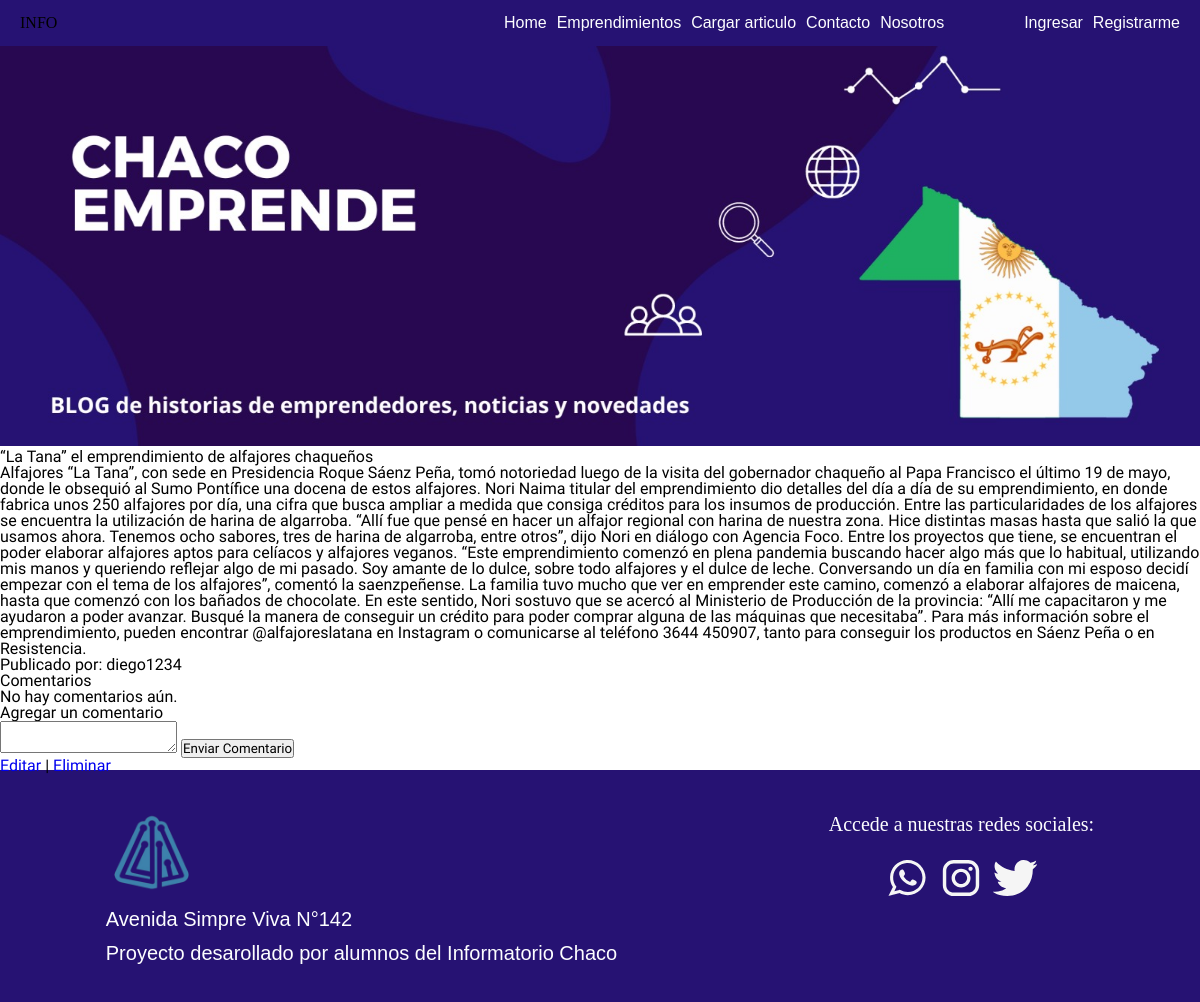
The page /emprendimientos/detalle/1/ on the database as committed earlier.
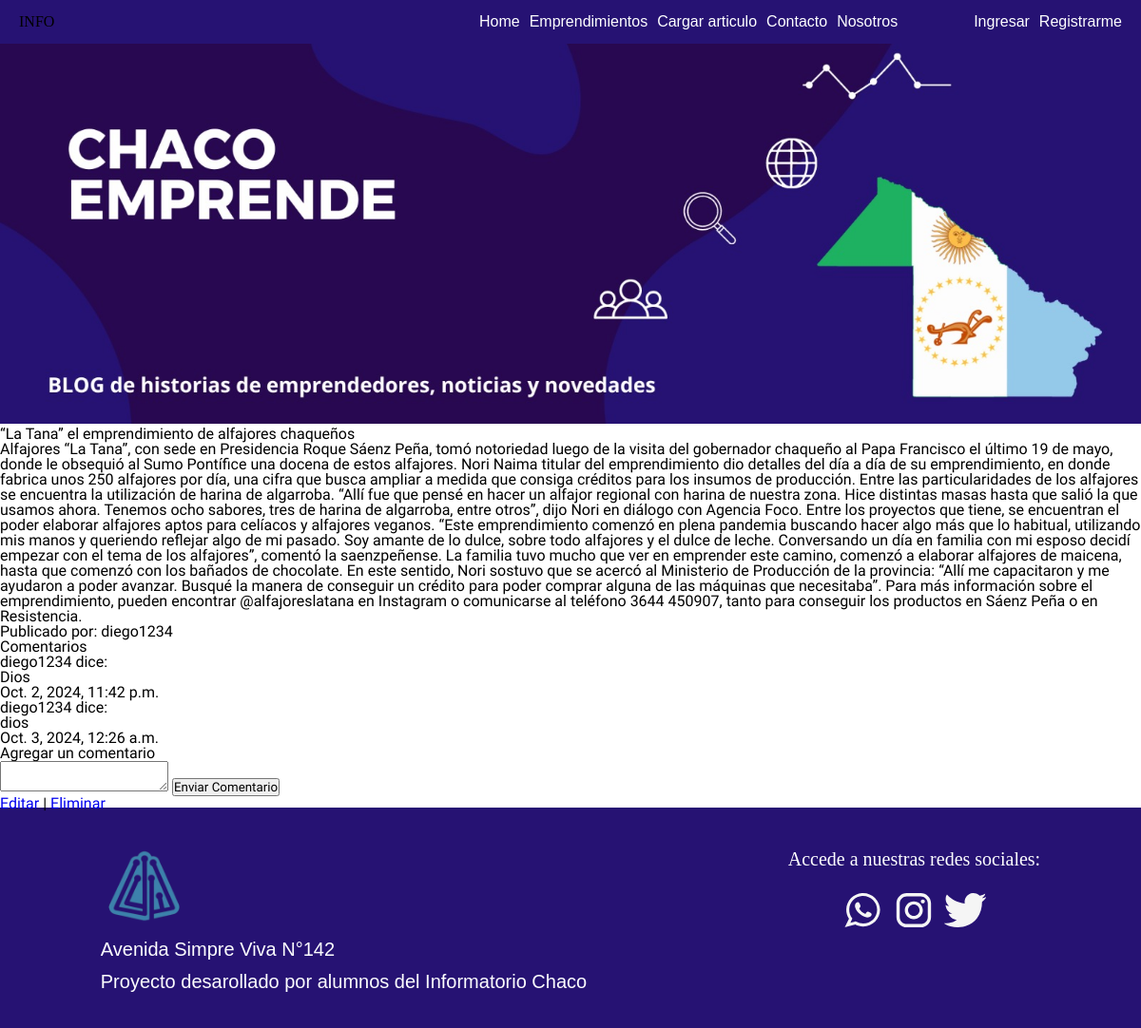
The same page on the database as committed later.
### apps/comentarios/models.py (models this page shows, shortened)
class Comentario(models.Model):
    articulo = models.ForeignKey(Articulo, related_name='comentarios', on_delete=models.CASCADE)
    autor = models.ForeignKey(User, on_delete=models.CASCADE)
    contenido = models.TextField()
    fecha = models.DateTimeField(auto_now_add=True)

### apps/emprendimientos/views.py (the view, shortened to what this page needs)
# urls.py: path('detalle/<int:pk>/', ArticuloDetailView.as_view(), name='detalle_articulo'),
class ArticuloDetailView(DetailView):
    model = Articulo
    template_name = 'emprendimientos/detalle_articulo.html'
    context_object_name = 'articulo'
    def get_context_data(self, **kwargs):
        context = super().get_context_data(**kwargs)
        context['comentarios'] = Comentario.objects.filter(articulo=self.object)
        return context

### templates/emprendimientos/detalle_articulo.html (shortened to what this page needs)
{% extends "base.html" %}
{% block contenido %}
<h1>{{ articulo.titulo }}</h1>
<p>{{ articulo.contenido }}</p>
<p>Publicado por: {{ articulo.autor }}</p>
<h2>Comentarios</h2>
{% for comentario in articulo.comentarios.all %}
    <div>
        <p><strong>{{ comentario.autor.username }}</strong> dice:</p>
        <p>{{ comentario.contenido }}</p>
        <p><em>{{ comentario.fecha }}</em></p>
    </div>
{% empty %}
    <p>No hay comentarios aún.</p>
{% endfor %}
<h3>Agregar un comentario</h3>
<form action="{% url 'comentarios:agregar_comentario' articulo_id=articulo.id %}" method="post">
    <textarea name="contenido" required></textarea>
    <button type="submit">Enviar Comentario</button>
</form>
<a href="{% url 'emprendimientos:editar_articulo' articulo.pk %}">Editar</a> |
<a href="{% url 'emprendimientos:eliminar_articulo' articulo.pk %}">Eliminar</a>
{% endblock contenido %}

Rows that differ between the two databases and show on the page:
added Comentario: autor.username "diego1234", contenido "Dios", fecha "Oct. 2, 2024, 11:42 p.m."
added Comentario: autor.username "diego1234", contenido "dios", fecha "Oct. 3, 2024, 12:26 a.m."
Other text that changed with them:
text no longer shown: "No hay comentarios aún."
